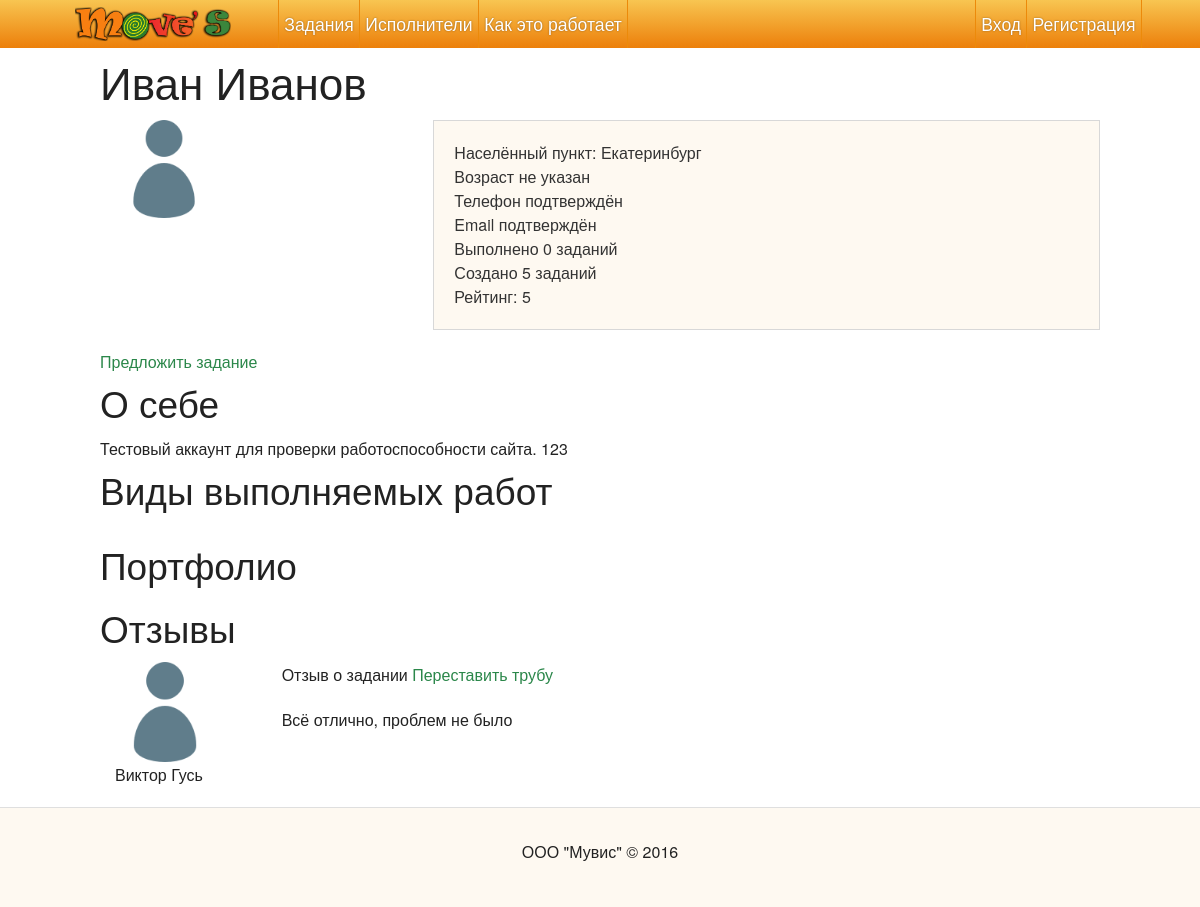
The app's page /users/2/, older data.
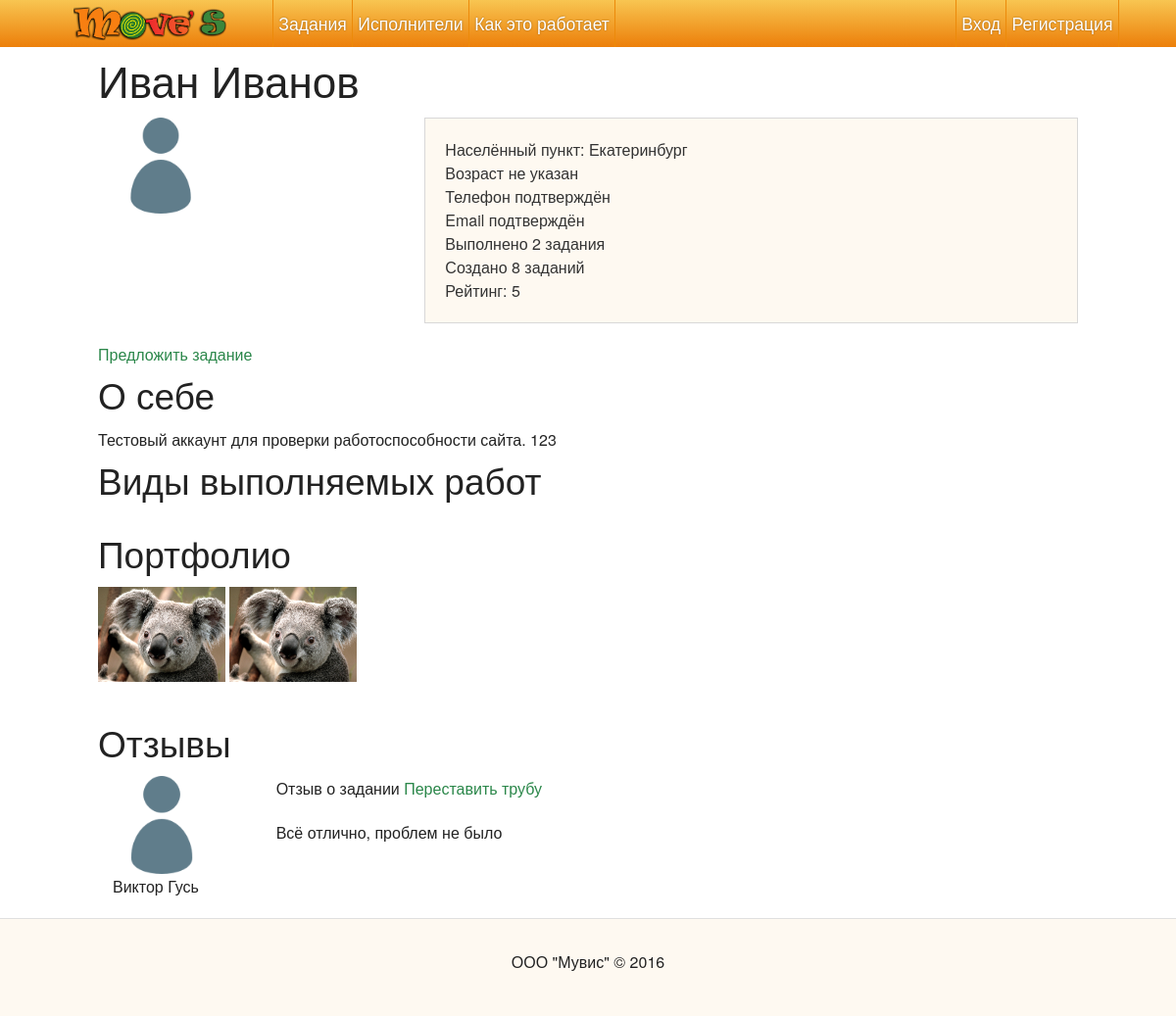
The same page, newer data.
### project/modules/user/model.py (models this page shows, shortened)
class User(Model, UserMixin):
    id = Column(db.Integer, primary_key=True)
    full_name = Column(db.String(255), nullable=False)
    registered_at = Column(db.DateTime, default=datetime.datetime.utcnow)
    last_visited_at = Column(db.DateTime, default=None)
    phone = Column(db.String(100))
    email = Column(db.String(100), unique=False)
    password = Column(db.String(64), nullable=False)
    password_salt = Column(db.String(8), nullable=False)
    city = Column(db.String(255), nullable=False)
    active = Column(db.Boolean, default=True, nullable=False) # Is account activated
    email_confirmed = Column(db.Boolean, default=False, nullable=False) # Is account activated
    phone_confirmed = Column(db.Boolean, default=False, nullable=False) # Is phone confirmed
    doer = Column(db.Boolean, default=True, nullable=False)   # Does a user have doer rights
    task_categories = relationship('Category', secondary=category_to_doer, backref=db.backref('doers', lazy='dynamic'))
    balance = Column(db.Numeric(precision=15, scale=2), default=0)
    avatar_id = Column(db.Integer, db.ForeignKey('upload.id'), nullable=True)
    avatar = relationship('Upload', foreign_keys=[avatar_id], uselist=False)
    rights = Column(db.String(100), nullable=False, default='user')
    roles = db.relationship('Role', secondary=role_to_user, backref=db.backref('users', lazy='dynamic'))
    age = Column(db.Integer)
    about = Column(db.Text(2048), default='')
    deleted = Column(db.Boolean, default=False, nullable=False)
    _rating = Column('rating', db.Float, nullable=False, default=0.0)
    @hybrid_property
    def rating(self):
        return self._rating
    @rating.setter
    def rating(self, value):
        raise Exception('Please, use User.add_rating(rater, value) and User.remove_rating(rating_id) methods')

### project/modules/user_comment/model.py (models this page shows)
class UserComment(Model):
    id = Column(db.Integer, primary_key=True)
    text = Column(db.Text, nullable=False)
    created_at = Column(db.DateTime, default=datetime.datetime.utcnow)
    task_id = Column(db.Integer, db.ForeignKey('task.id'), nullable=False)
    task = relationship('Task', foreign_keys=[task_id], backref=db.backref('user_comments', lazy='dynamic'), uselist=False)
    author_id = Column(db.Integer, db.ForeignKey('user.id'), nullable=False)
    author = relationship('User', foreign_keys=[author_id], backref=db.backref('created_comments', lazy='dynamic'), uselist=False)
    owner_id = Column(db.Integer, db.ForeignKey('user.id'), nullable=False)
    owner = relationship('User', foreign_keys=[owner_id], backref=db.backref('received_comments', lazy='dynamic'), uselist=False)

### project/modules/task/model.py (models this page shows)
class Task(Model):
    class Status:
        created = 'created'
        assigned = 'assigned'
        completed = 'completed'
    id = Column(db.Integer, primary_key=True)
    title = Column(db.String(255), nullable=False)
    description = Column(db.Text, nullable=False)
    created_at = Column(db.DateTime, default=datetime.datetime.utcnow)
    due = Column(db.DateTime, nullable=False)
    customer_id = Column(db.Integer, db.ForeignKey('user.id'), nullable=False)
    customer = relationship('User', foreign_keys=[customer_id], backref=db.backref('created_tasks', lazy='dynamic'), uselist=False)
    category_id = Column(db.Integer, db.ForeignKey('category.id'), nullable=False)
    category = relationship('Category', backref=db.backref('tasks', lazy='dynamic'), uselist=False)
    contacts = Column(TextPickleType(), nullable=False)
    status = Column(db.String(64), nullable=False, default='created')
    addresses = Column(TextPickleType(), nullable=False)
    reward = Column(db.Numeric(precision=15, scale=2), default=None)
    doer_id = Column(db.Integer, db.ForeignKey('user.id'))
    doer = relationship('User', foreign_keys=[doer_id], backref=db.backref('assigned_tasks', lazy='dynamic'), uselist=False)
    additional_data = Column(TextPickleType(), default='', nullable=False)

### project/modules/upload/model.py (models this page shows)
class Upload(Model):
    id = Column(db.Integer, primary_key=True)
    created_at = Column(db.DateTime, default=datetime.datetime.utcnow)
    author_id = Column(db.Integer, db.ForeignKey('user.id'))
    author = relationship('User', foreign_keys=[author_id], backref=db.backref('uploads', lazy='dynamic'), uselist=False)
    type = Column(db.String(64), nullable=False)
    role = Column(db.String(64), nullable=False)
    hash = Column(db.String(64), nullable=False)
    description = Column(db.String(512), nullable=False)
    mime = Column(db.String(255), nullable=False)
    file_path = Column(db.String(1024), nullable=False)
    url = Column(db.String(1024), nullable=False)

### project/modules/user/views.py (the view, shortened to what this page needs)
@frontend.route('users/<int:id>/', methods=['GET'])
def user_view(id):
    user = User.query.get(id)
    if user == None:
        abort(404)
    if (user.deleted):
        return render_template('user/deleted.html')
    if user.doer:
        cat_hierarchy = {}
        all_cats_hierarchy = get_categories_hierarchy(current_user)
    from sqlalchemy.sql import func
    from project.modules.user_rating import UserRating
    from project.database import db
    return render_template('user/profile.html', **{
        'user': user,
        'task_categories' : cat_hierarchy if user.doer else None,
        'all_categories_hierarchy' : all_cats_hierarchy if user.doer else None,
        'received_comments': user.received_comments.order_by(UserComment.created_at.desc()),
        'portfolio_items': Upload.query.filter_by(author=user, role='portfolio').all()
    })

### project/modules/category/model.py (called while the page is built)
    @property
    def isSubCategory(self):
        return self.parent and self.parent.url_name != 'all'

    @property
    def isSuperCategory(self):
        return self.url_name == 'all' or self.parent == None

### project/template_globals.py (called while the page is built)
@app.template_filter('plural_form')
def plural_form(num, cases):
	num = abs(num)
	reslut = cases[0]
	if str(num).find('.') >= 0:
		return cases[1]
	else:
		if (num % 10 == 1) and (num % 100 != 11):
			return cases[0]
		elif (num % 10 >= 2) and (num % 10 <= 4) and (num % 100 < 10 or num % 100 >= 20):
			return cases[1]
		else:
			return cases[2]

@app.template_filter('oneline')
def oneline(value):
    value = re.sub(r'\r\n|\r|\n', '\n', value)
    return Markup(value.replace('\n', ' '))

def user_avatar_link(user):
    if user.avatar:
        return user.avatar.url
    else:
        return '/static/assets/img/no_avatar.png'

@app.context_processor
def inject_globals():
	return {
		'now': datetime.datetime.now(),
		'settings': Constant.query.filter_by(active=True).first(),
		'config': config,
        'user_avatar_link': user_avatar_link,
        'has_rights': has_rights
	}

### templates/user/profile.html (shortened to what this page needs)
{% extends 'base.html' %}
{% block controller %}user_profile{% endblock %}
{% set is_owner = current_user.is_authenticated() and current_user.id == user.id %}
{% set is_admin = current_user.is_authenticated() and current_user.rights == 'admin' %}
{% block body %}
	<div class="user-profile page-narrower">
		<h1 class="user-profile__fullname">
			{{ user.full_name }}
		</h1>
		<div class="row">
			<div class="user-profile__avatar large-4 columns">
                <a href="{{ user_avatar_link(user) }}">
				<img class="user-profile__avatar-img" src="{{ user_avatar_link(user) }}">
                </a>
			</div>
			<div class="user-profile__info callout panel large-8 columns">
				<div class="user-profile__city">
					Населённый пункт: {{ user.city }}{% if is_owner %}<a class="edit-field js-edit-field" data-field="city" data-message="Ваш населённый пункт" data-convert="str"><span class="icon icon-edit size-16"></span></a>{% endif %}
				</div>
				<div class="user-profile__age">{{ (user.age ~ user.age|plural_form([' год ', ' года ', ' лет '])) if user.age else 'Возраст не указан ' }}</div>
				{% if user.phone_confirmed %}
				<div class="user-profile__phone-confirmed">Телефон подтверждён </div>
				{% endif %}
				<div class="user-profile__email-confirmed">Email подтверждён</div>
				{% set tasks_assigned = user.assigned_tasks.count() %}
				{% set tasks_created = user.created_tasks.count() %}
				<div class="user-profile__tasks-done-counter">{{ ('Выполнено %i ' + tasks_assigned|plural_form(['задание', 'задания', 'заданий'])) % tasks_assigned if user.doer }}</div>
				<div class="user-profile__tasks-created-counter">{{ ('Создано %i ' + tasks_created|plural_form(['задание', 'задания', 'заданий'])) % tasks_created }}</div>
				<div class="user-profile__rating">{{ 'Рейтинг: %.2g' % user.rating }}</div>
			</div>
		</div>
		{% if not is_owner and user.doer %}<div class="user-profile__action action"><a class="js-offer-personal-task">Предложить задание</a></div>{% endif %}
		<div class="row">
			<h2>
				О себе
			</h2>
			<div class="user-profile__about">
				{{ user.about if user.about else 'Пользователь ещё ничего о себе не рассказал.' }}
			</div>
		</div>
		{% if user.doer %}
		<div class="row">
			<h2>Виды выполняемых работ {% if is_owner %}<a class="edit-field js-action-edit-task-cats" data-field="task_categories"><span class="icon icon-edit size-24"></span></a>{% endif %}</h2>
		</div>
		{% endif %}
		<div class="row">
			<h2>Портфолио</h2>
			<div class="user-profile__portfolio">
				{% for item in portfolio_items %}
				<div class="portfolio__item">
					<a class="wrapper-link js-mfp" title="{{item.description}}" href="{{ item.url }}" data-description="{{item.description}}"><img src="{{ item.url }}" alt="{{item.description}}"></a>
				</div>
				{% endfor %}
			</div>
		</div>
		<div class="user-profile__comments">
			<h2>Отзывы</h2>
			{% for comment in received_comments %}
				<div class="user-page__comment comment row">
					<div class="comment__author large-2 columns">
						<img src="{{ user_avatar_link(comment.author) }}" class="user-avatar comment__avatar">
						<p class="comment__full-name">{{comment.author.full_name}}</p>
					</div>
					<div class="comment__content large-10 columns">
						<p>Отзыв {{ 'о задании ' if comment.task.customer.id == user.id else 'о выполнении задания ' }} <a href="{{ url_for('frontend.task', id=comment.task.id, _external=True) }}">{{ comment.task.title }}</a></p>
						<p class="comment__text">{{comment.text}}</p>
					</div>
				</div>
			{% endfor %}
		</div>
	</div>
{% endblock body %}

### templates/base.html (shortened to what this page needs)
<!doctype html>
<html class="no-js" lang="ru">
<head>
    {% block styles %}
    <link rel="stylesheet" href="/static/assets/css/app.css">
    <link rel="stylesheet" href="/static/assets/css/additional_styles.css">
    <link rel="stylesheet" href="/static/assets/css/jquery.datetimepicker.css">
    <link rel="stylesheet" href="/static/assets/css/magnific-popup.css">
    <link rel="stylesheet" href="/static/assets/css/chosen.min.css">
    <link rel="stylesheet" href="/static/assets/css/trumbowyg/trumbowyg.min.css">
    {% endblock %}
</head>
<body class="{% block controller %}{% endblock %}">
    <div class="off-canvas-wrap" data-offcanvas>
        <div class="inner-wrap">
            {% block menu %}
            <div class="row full-width sticky-header hide-for-small-only">
                <div class="small-2 columns hide-for-medium-only sticky-header__logo">
                    <div class="center-y">
                        <a href="{{ url_for('frontend.index') }}" class="sticky-header__link"><img class="sticky-header__logo" src="/static/assets/img/logo_shaded.png"></a>
                    </div>
                </div>
                <nav class="small-7 columns sticky-header__items">
                    <div class="center-y">
                        <a href="{{ url_for('frontend.task_list') }}" class="sticky-header__nav-link">Задания</a>
                        <a href="{{ url_for('frontend.user_list') }}" class="sticky-header__nav-link">Исполнители</a>
                        <a href="{{ url_for('frontend.info') }}" class="sticky-header__nav-link last">Как это работает</a>
                    </div>
                </nav>
                <div class="small-2 columns sticky-header__profile">
                    <div class="center-y">
                        {% if current_user.is_authenticated() %}
                        <a href="{{ url_for('frontend.user_view', id = current_user.id) }}">{{ current_user.full_name }}</a>
                        {% else %}
                            <a href="{{ url_for('frontend.login') }}" class="sticky-header__nav-link">Вход</a>
                            <a href="{{ url_for('frontend.reg') }}" class="sticky-header__nav-link">Регистрация</a>
                        {% endif %}
                    </div>
                </div>
            </div>
            {% endblock menu %}
            <div class="content-pad">
            {% block body %}
            {% endblock %}
            </div>
        </div>
    </div>
	{% block footer %}
	<footer class="footer">
		<div class="row full-width">
			<div class="small-12 columns center-x">
				ООО "Мувис" &#169; {{ now.strftime('%Y') }}
			</div>
		</div>
	</footer>
	{% endblock %}
</body>
</html>

### static/assets/css/additional_styles.css (style rules this page uses)
.sticky-header a { font-size: 1.1em; }
.portfolio__item { display: inline-block; width: 130px; height: 130px; }
.wrapper-link { margin: 0; padding: 0; }

Row changes from the older to the newer data that the page shows:
changed User "Иван Иванов": doer "Выполнено 0 заданий" → "Выполнено 2 задания"
added Upload: url (picture)
added Upload: url (picture)
Text that changed along with them:
text no longer shown: "Создано 5 заданий"
text now shown: "Создано 8 заданий"
